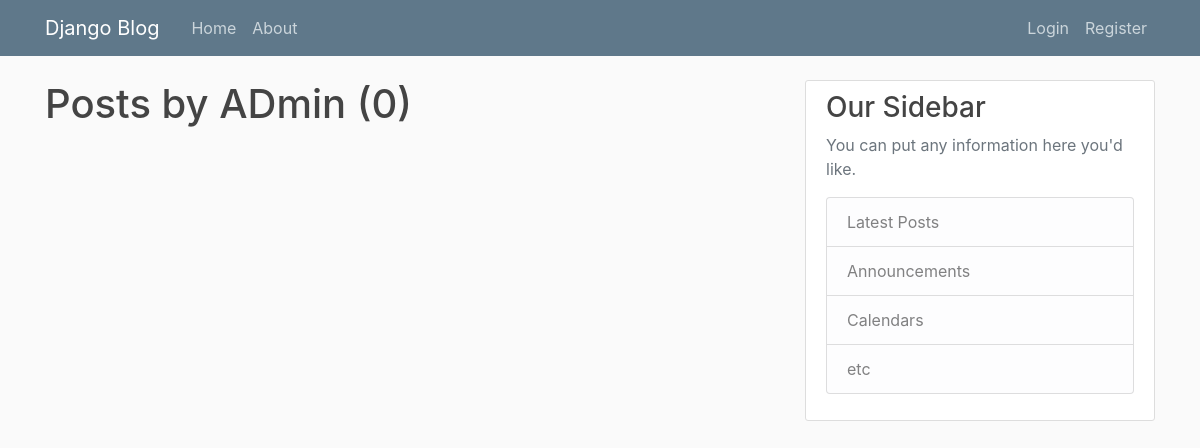
The app's page /user/ADmin, older data.
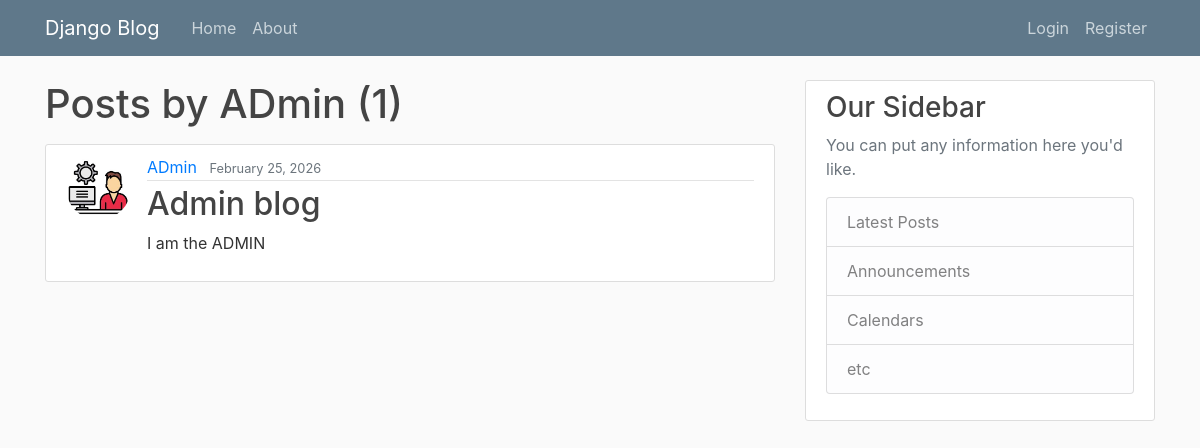
The same page, newer data.
### blog/models.py (models this page shows, shortened)
class Post(models.Model):
    title = models.CharField(max_length = 100)
    content = models.TextField()
    date_posted = models.DateTimeField(default = timezone.now)
    author = models.ForeignKey(User, on_delete = models.CASCADE)

### users/models.py (models this page shows, shortened)
class Profile(models.Model):
    user = models.OneToOneField(User, on_delete = models.CASCADE)
    image = models.ImageField(default = 'default.jpg', upload_to = 'profile_pics')

### blog/views.py (the view)
# urls.py: path('user/<str:username>', UserPostListView.as_view(), name='user-posts'),
class UserPostListView(ListView):
    model = Post
    template_name = 'blog/user_posts.html'
    context_object_name = 'posts'
    paginate_by = 2
    def get_queryset(self):
        user = get_object_or_404(User, username = self.kwargs.get('username'))
        return Post.objects.filter(author = user).order_by('-date_posted')

### blog/templates/blog/user_posts.html (shortened to what this page needs)
{% extends 'blog/base.html' %}
{% block content %}
<h1 class="mb-3">Posts by {{ view.kwargs.username }} ({{ page_obj.paginator.count }})</h1>
    {% for post in posts %}
        <article class="media content-section">
            <img class = "rounded-circle article-img" src="{{ post.author.profile.image.url }}" alt="">
        <div class="media-body">
            <div class="article-metadata">
                <a class="mr-2" href="{% url 'user-posts' post.author.username %}">{{ post.author }}</a>
                <small class="text-muted">{{ post.date_posted|date:"F d, Y" }}</small>
            </div>
            <h2><a class="article-title" href="{% url 'post-detail' post.id %}">{{ post.title }}</a></h2>
            <p class="article-content">{{ post.content }}</p>
        </div>
        </article>
    {% endfor %}
{% endblock content %}

### blog/templates/blog/base.html (shortened to what this page needs)
{% load static %}
<!DOCTYPE html>
<html lang="en">
<head>
    <link rel="stylesheet" href="https://cdn.jsdelivr.net/npm/bootstrap@4.4.1/dist/css/bootstrap.min.css">
    <link rel="stylesheet" type = "text/css" href="{% static 'blog/main.css' %}">
</head>
<body>
    <header class="site-header">
        <nav class="navbar navbar-expand-md navbar-dark bg-steel fixed-top">
            <div class="container">
            <a class="navbar-brand mr-4" href="{% url 'blog-home' %}">Django Blog</a>
            <div class="collapse navbar-collapse" id="navbarToggle">
                <div class="navbar-nav mr-auto">
                <a class="nav-item nav-link" href="{% url 'blog-home' %}">Home</a>
                <a class="nav-item nav-link" href="{% url 'blog-about' %}">About</a>
                </div>
                <div class="navbar-nav">
                    {% if user.is_authenticated %}
                        <a class="nav-item nav-link" href="{% url 'profile' %}">Profile</a>
                        <a class="nav-item nav-link" href="{% url 'logout' %}">Logout</a>
                    {% else %}
                        <a class="nav-item nav-link" href="{% url 'login' %}">Login</a>
                        <a class="nav-item nav-link" href="{% url 'register' %}">Register</a>
                    {% endif %}
                </div>
            </div>
            </div>
        </nav>
    </header>
    <main role="main" class="container">
        <div class="row">
            <div class="col-md-8">
                {% block content %}{% endblock %}
            </div>
            <div class="col-md-4">
            <div class="content-section">
                <h3>Our Sidebar</h3>
                <p class='text-muted'>You can put any information here you'd like.
                <ul class="list-group">
                    <li class="list-group-item list-group-item-light">Latest Posts</li>
                    <li class="list-group-item list-group-item-light">Announcements</li>
                    <li class="list-group-item list-group-item-light">Calendars</li>
                    <li class="list-group-item list-group-item-light">etc</li>
                </ul>
                </p>
            </div>
            </div>
        </div>
    </main>
</body>
</html>

### blog/static/blog/main.css (style rules this page uses)
body { background: #fafafa; color: #333333; margin-top: 5rem; }
h1, h2, h3, h4, h5, h6 { color: #444444; }
ul { margin: 0; }
.bg-steel { background-color: #5f788a; }
.site-header .navbar-nav .nav-link { color: #cbd5db; }
.content-section { background: #ffffff; padding: 10px 20px; border: 1px solid #dddddd; border-radius: 3px; margin-bottom: 20px; }
.article-title { color: #444444; }
.article-content { white-space: pre-line; }
.article-img { height: 65px; width: 65px; margin-right: 16px; }
.article-metadata { padding-bottom: 1px; margin-bottom: 4px; border-bottom: 1px solid #e3e3e3 }

Row changes from the older to the newer data that the page shows:
added Post: author.profile.image (picture), author "ADmin", date_posted "February 25, 2026", title "Admin blog", content "I am the ADMIN"
Text that changed along with them:
{{ page_obj.paginator.count }}: "0" → "1"
